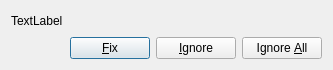
<?xml version="1.0" encoding="UTF-8"?>
<ui version="4.0">
 <class>ReadErrorDialog</class>
 <widget class="QDialog" name="ReadErrorDialog">
  <property name="geometry">
   <rect>
    <x>0</x>
    <y>0</y>
    <width>333</width>
    <height>70</height>
   </rect>
  </property>
  <property name="windowTitle">
   <string>Read Error</string>
  </property>
  <layout class="QVBoxLayout" name="verticalLayout">
   <item>
    <widget class="QLabel" name="label">
     <property name="text">
      <string>TextLabel</string>
     </property>
    </widget>
   </item>
   <item>
    <layout class="QHBoxLayout" name="horizontalLayout">
     <item>
      <spacer name="horizontalSpacer">
       <property name="orientation">
        <enum>Qt::Horizontal</enum>
       </property>
       <property name="sizeHint" stdset="0">
        <size>
         <width>40</width>
         <height>20</height>
        </size>
       </property>
      </spacer>
     </item>
     <item>
      <widget class="QPushButton" name="fixPushButton">
       <property name="text">
        <string>&amp;Fix</string>
       </property>
      </widget>
     </item>
     <item>
      <widget class="QPushButton" name="ignorePushButton">
       <property name="text">
        <string>&amp;Ignore</string>
       </property>
      </widget>
     </item>
     <item>
      <widget class="QPushButton" name="ignoreAllPushButton">
       <property name="text">
        <string>Ignore &amp;All</string>
       </property>
      </widget>
     </item>
    </layout>
   </item>
  </layout>
 </widget>
 <resources/>
 <connections/>
</ui>
